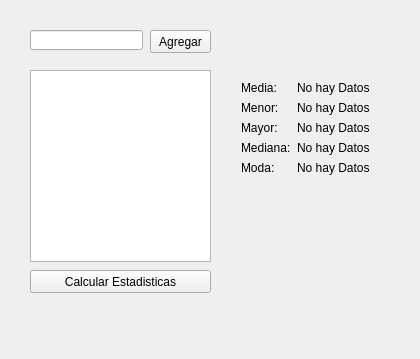
<?xml version="1.0" encoding="UTF-8"?>
<ui version="4.0">
 <class>MainWindow</class>
 <widget class="QMainWindow" name="MainWindow">
  <property name="geometry">
   <rect>
    <x>0</x>
    <y>0</y>
    <width>420</width>
    <height>359</height>
   </rect>
  </property>
  <property name="windowTitle">
   <string>Estadisticas</string>
  </property>
  <widget class="QWidget" name="centralWidget">
   <widget class="QListWidget" name="listValores">
    <property name="geometry">
     <rect>
      <x>30</x>
      <y>70</y>
      <width>181</width>
      <height>192</height>
     </rect>
    </property>
   </widget>
   <widget class="QPushButton" name="pBAgregar">
    <property name="geometry">
     <rect>
      <x>150</x>
      <y>30</y>
      <width>61</width>
      <height>23</height>
     </rect>
    </property>
    <property name="text">
     <string>Agregar</string>
    </property>
   </widget>
   <widget class="QLineEdit" name="le_Valor">
    <property name="geometry">
     <rect>
      <x>30</x>
      <y>30</y>
      <width>113</width>
      <height>20</height>
     </rect>
    </property>
   </widget>
   <widget class="QPushButton" name="pbCalcular">
    <property name="geometry">
     <rect>
      <x>30</x>
      <y>270</y>
      <width>181</width>
      <height>23</height>
     </rect>
    </property>
    <property name="text">
     <string>Calcular Estadisticas</string>
    </property>
   </widget>
   <widget class="QWidget" name="formLayoutWidget">
    <property name="geometry">
     <rect>
      <x>230</x>
      <y>70</y>
      <width>160</width>
      <height>191</height>
     </rect>
    </property>
    <layout class="QFormLayout" name="formLayout">
     <property name="fieldGrowthPolicy">
      <enum>QFormLayout::AllNonFixedFieldsGrow</enum>
     </property>
     <item row="0" column="0">
      <widget class="QLabel" name="label">
       <property name="text">
        <string>Media:</string>
       </property>
      </widget>
     </item>
     <item row="0" column="1">
      <widget class="QLabel" name="lblMedia">
       <property name="text">
        <string>No hay Datos</string>
       </property>
      </widget>
     </item>
     <item row="1" column="0">
      <widget class="QLabel" name="label_3">
       <property name="text">
        <string>Menor:</string>
       </property>
      </widget>
     </item>
     <item row="1" column="1">
      <widget class="QLabel" name="lblMenor">
       <property name="text">
        <string>No hay Datos</string>
       </property>
      </widget>
     </item>
     <item row="2" column="0">
      <widget class="QLabel" name="label_5">
       <property name="text">
        <string>Mayor:</string>
       </property>
      </widget>
     </item>
     <item row="2" column="1">
      <widget class="QLabel" name="lblMayor">
       <property name="text">
        <string>No hay Datos</string>
       </property>
      </widget>
     </item>
     <item row="3" column="0">
      <widget class="QLabel" name="label_2">
       <property name="text">
        <string>Mediana:</string>
       </property>
      </widget>
     </item>
     <item row="3" column="1">
      <widget class="QLabel" name="lblMediana">
       <property name="text">
        <string>No hay Datos</string>
       </property>
      </widget>
     </item>
     <item row="4" column="0">
      <widget class="QLabel" name="label_4">
       <property name="text">
        <string>Moda:</string>
       </property>
      </widget>
     </item>
     <item row="4" column="1">
      <widget class="QLabel" name="lblModa">
       <property name="text">
        <string>No hay Datos</string>
       </property>
      </widget>
     </item>
    </layout>
   </widget>
  </widget>
 </widget>
 <layoutdefault spacing="6" margin="11"/>
 <resources/>
 <connections/>
</ui>
